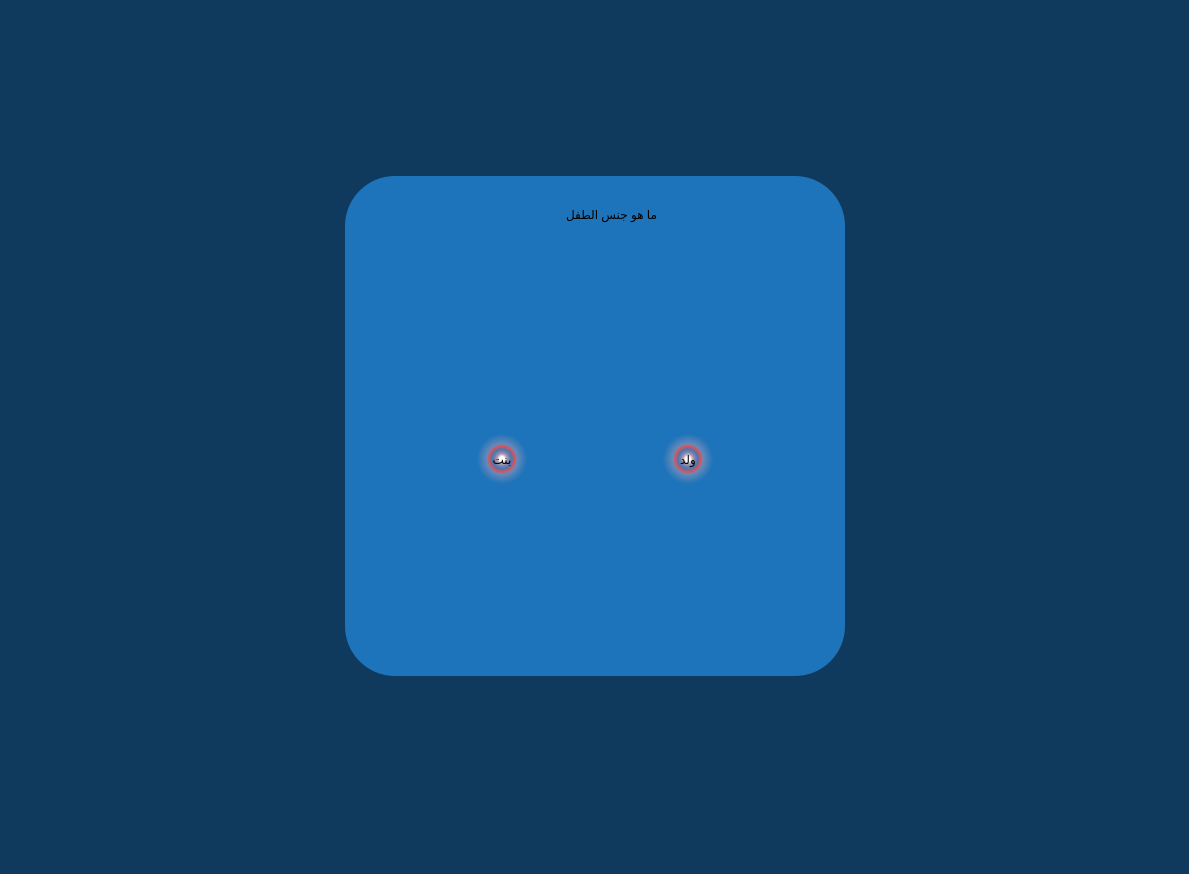
<?xml version="1.0" encoding="UTF-8"?>
<ui version="4.0">
 <class>om</class>
 <widget class="QMainWindow" name="om">
  <property name="geometry">
   <rect>
    <x>0</x>
    <y>0</y>
    <width>1189</width>
    <height>874</height>
   </rect>
  </property>
  <property name="windowTitle">
   <string>MainWindow</string>
  </property>
  <property name="styleSheet">
   <string notr="true">
background-color: rgb(15, 58, 93)
</string>
  </property>
  <widget class="QWidget" name="centralwidget">
   <layout class="QGridLayout" name="gridLayout">
    <item row="0" column="1">
     <spacer name="verticalSpacer">
      <property name="orientation">
       <enum>Qt::Vertical</enum>
      </property>
      <property name="sizeHint" stdset="0">
       <size>
        <width>20</width>
        <height>148</height>
       </size>
      </property>
     </spacer>
    </item>
    <item row="1" column="0">
     <spacer name="horizontalSpacer_2">
      <property name="orientation">
       <enum>Qt::Horizontal</enum>
      </property>
      <property name="sizeHint" stdset="0">
       <size>
        <width>327</width>
        <height>20</height>
       </size>
      </property>
     </spacer>
    </item>
    <item row="1" column="1">
     <widget class="QWidget" name="widget" native="true">
      <property name="minimumSize">
       <size>
        <width>500</width>
        <height>500</height>
       </size>
      </property>
      <property name="styleSheet">
       <string notr="true">background-color: rgb(30, 116, 186);
border-radius: 50px;</string>
      </property>
      <layout class="QGridLayout" name="gridLayout_2">
       <item row="3" column="3">
        <widget class="QPushButton" name="pushButton">
         <property name="minimumSize">
          <size>
           <width>50</width>
           <height>50</height>
          </size>
         </property>
         <property name="styleSheet">
          <string notr="true">font: 12pt &quot;Segoe UI&quot;;
font: 14pt &quot;Segoe UI&quot;;
background-color: qradialgradient(spread:pad, cx:0.5, cy:0.5, radius:0.5, fx:0.5, fy:0.5, stop:0 rgba(255, 255, 255, 255), stop:0.1 rgba(255, 255, 255, 255), stop:0.2 rgba(255, 176, 176, 167), stop:0.3 rgba(255, 151, 151, 92), stop:0.4 rgba(255, 125, 125, 51), stop:0.5 rgba(255, 76, 76, 205), stop:0.52 rgba(255, 76, 76, 205), stop:0.6 rgba(255, 180, 180, 84), stop:1 rgba(255, 255, 255, 0));
color: rgb(0, 0, 0);</string>
         </property>
         <property name="text">
          <string>ولد</string>
         </property>
        </widget>
       </item>
       <item row="3" column="2">
        <spacer name="horizontalSpacer_3">
         <property name="orientation">
          <enum>Qt::Horizontal</enum>
         </property>
         <property name="sizeHint" stdset="0">
          <size>
           <width>117</width>
           <height>20</height>
          </size>
         </property>
        </spacer>
       </item>
       <item row="2" column="2">
        <spacer name="verticalSpacer_4">
         <property name="orientation">
          <enum>Qt::Vertical</enum>
         </property>
         <property name="sizeHint" stdset="0">
          <size>
           <width>20</width>
           <height>40</height>
          </size>
         </property>
        </spacer>
       </item>
       <item row="1" column="2">
        <widget class="QLabel" name="label">
         <property name="minimumSize">
          <size>
           <width>0</width>
           <height>59</height>
          </size>
         </property>
         <property name="maximumSize">
          <size>
           <width>16777215</width>
           <height>16777215</height>
          </size>
         </property>
         <property name="styleSheet">
          <string notr="true">font: 18pt &quot;Segoe UI&quot;;</string>
         </property>
         <property name="text">
          <string>ما هو جنس الطفل</string>
         </property>
        </widget>
       </item>
       <item row="4" column="2">
        <spacer name="verticalSpacer_3">
         <property name="orientation">
          <enum>Qt::Vertical</enum>
         </property>
         <property name="sizeHint" stdset="0">
          <size>
           <width>20</width>
           <height>40</height>
          </size>
         </property>
        </spacer>
       </item>
       <item row="3" column="4">
        <spacer name="horizontalSpacer_4">
         <property name="orientation">
          <enum>Qt::Horizontal</enum>
         </property>
         <property name="sizeHint" stdset="0">
          <size>
           <width>40</width>
           <height>20</height>
          </size>
         </property>
        </spacer>
       </item>
       <item row="3" column="1">
        <widget class="QPushButton" name="pushButton_2">
         <property name="minimumSize">
          <size>
           <width>50</width>
           <height>50</height>
          </size>
         </property>
         <property name="styleSheet">
          <string notr="true">color: rgb(0, 0, 0);
background-color: qradialgradient(spread:pad, cx:0.5, cy:0.5, radius:0.5, fx:0.5, fy:0.5, stop:0 rgba(255, 255, 255, 255), stop:0.1 rgba(255, 255, 255, 255), stop:0.2 rgba(255, 176, 176, 167), stop:0.3 rgba(255, 151, 151, 92), stop:0.4 rgba(255, 125, 125, 51), stop:0.5 rgba(255, 76, 76, 205), stop:0.52 rgba(255, 76, 76, 205), stop:0.6 rgba(255, 180, 180, 84), stop:1 rgba(255, 255, 255, 0));
font: 14pt &quot;Segoe UI&quot;;</string>
         </property>
         <property name="text">
          <string>بنت</string>
         </property>
        </widget>
       </item>
       <item row="3" column="0">
        <spacer name="horizontalSpacer_5">
         <property name="orientation">
          <enum>Qt::Horizontal</enum>
         </property>
         <property name="sizeHint" stdset="0">
          <size>
           <width>40</width>
           <height>20</height>
          </size>
         </property>
        </spacer>
       </item>
      </layout>
     </widget>
    </item>
    <item row="1" column="2">
     <spacer name="horizontalSpacer">
      <property name="orientation">
       <enum>Qt::Horizontal</enum>
      </property>
      <property name="sizeHint" stdset="0">
       <size>
        <width>326</width>
        <height>20</height>
       </size>
      </property>
     </spacer>
    </item>
    <item row="2" column="1">
     <spacer name="verticalSpacer_2">
      <property name="orientation">
       <enum>Qt::Vertical</enum>
      </property>
      <property name="sizeHint" stdset="0">
       <size>
        <width>20</width>
        <height>147</height>
       </size>
      </property>
     </spacer>
    </item>
   </layout>
  </widget>
  <widget class="QMenuBar" name="menubar">
   <property name="geometry">
    <rect>
     <x>0</x>
     <y>0</y>
     <width>1189</width>
     <height>21</height>
    </rect>
   </property>
  </widget>
  <widget class="QStatusBar" name="statusbar"/>
 </widget>
 <resources/>
 <connections/>
</ui>
